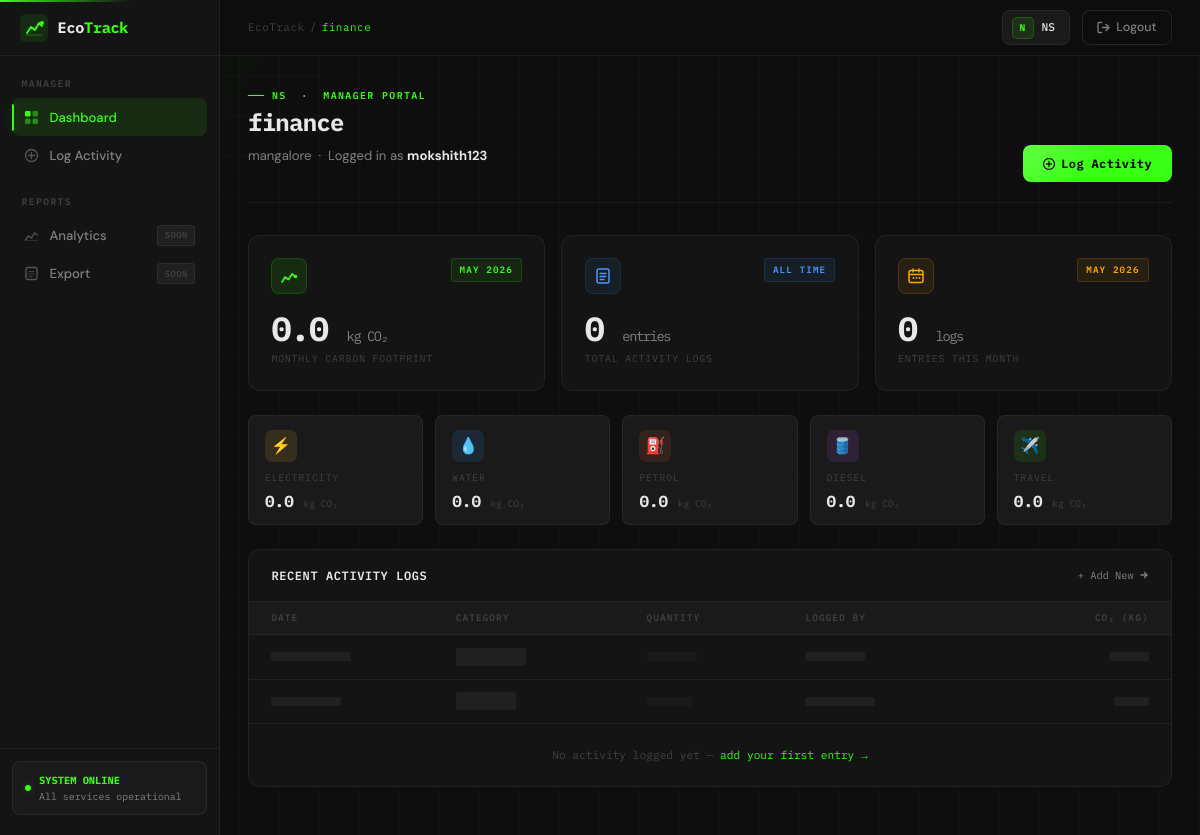
/manager/dashboard/ (signed in), run on an earlier commit of the app's database.
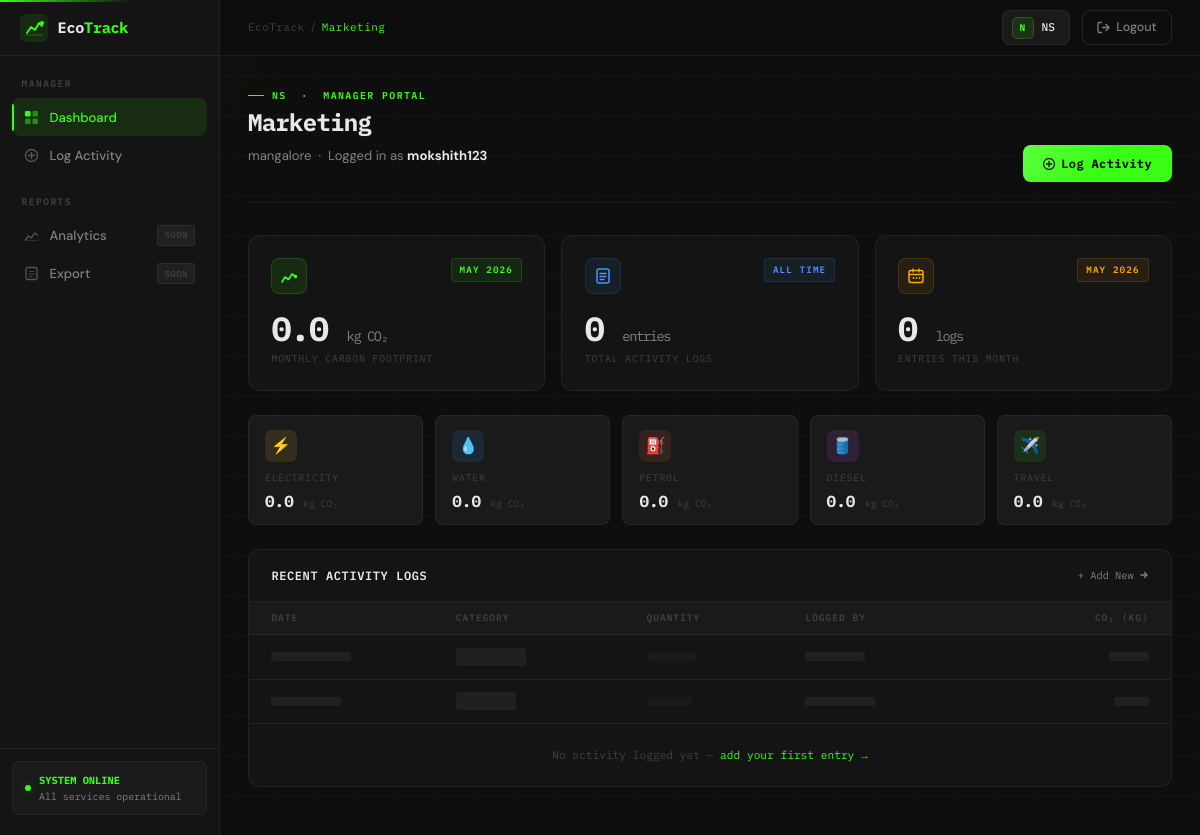
And on a later commit of the database.
### core/models.py (models this page shows)
class Department(models.Model):
    name = models.CharField(max_length=100)
    location = models.CharField(max_length=255)
    organization = models.ForeignKey('Organization', on_delete=models.CASCADE)
    managed_by = models.OneToOneField(User, on_delete=models.CASCADE, null=True, blank=True)
    created_at = models.DateTimeField(auto_now_add=True)

### core/views.py (the view)
# urls.py: path('manager/dashboard/',    views.manager_dashboard, name='manager_dashboard'),
@login_required
def manager_dashboard(request):
    dept = Department.objects.filter(managed_by=request.user).first()
    if not dept:
        return redirect('dashboard')
    org_name = dept.organization.name if dept.organization else "EcoTrack"
    all_logs = ActivityLog.objects.filter(department=dept)
    now               = timezone.now()
    monthly_logs      = all_logs.filter(
        activity_date__year  = now.year,
        activity_date__month = now.month,
    )
    monthly_emissions = monthly_logs.aggregate(
        total=Sum('emissions_amount')
    )['total'] or 0.0
    categories = ['Electricity', 'Water', 'Petrol', 'Diesel', 'Travel']
    category_totals = {}
    for cat in categories:
        cat_total = monthly_logs.filter(category=cat).aggregate(
            total=Sum('emissions_amount')
        )['total'] or 0.0
        category_totals[cat] = round(cat_total, 2)
    recent_logs = all_logs[:10]
    return render(request, 'manager/dashboard.html', {
        'dept':              dept,
        'org_name':          org_name,
        'manager_name':      request.user.username,
        'monthly_emissions': round(monthly_emissions, 2),
        'log_count':         all_logs.count(),
        'monthly_count':     monthly_logs.count(),
        'category_totals':   category_totals,
        'recent_logs':       recent_logs,
        'current_month':     now.strftime('%B %Y'),
    })

### core/templates/manager/dashboard.html (shortened to what the changed rows need)
﻿{% extends 'manager/base_manager.html' %}
{% block breadcrumb %}{{ dept.name }}{% endblock %}
{% block content %}
<div class="page-header anim-fade-up">
    <div>
        <div class="page-eyebrow">{{ org_name }} &nbsp;·&nbsp; Manager Portal</div>
        <h1 class="page-title">{{ dept.name }}</h1>
        <p class="page-subtitle">
            {{ dept.location }} &nbsp;·&nbsp; Logged in as
            <strong style="color:var(--text);">{{ manager_name }}</strong>
        </p>
    </div>
</div>
<div class="admin-card anim-fade-up anim-delay-3">
    <table class="act-table">
        <thead>
            <tr>
                <th class="act-th">Date</th>
                <th class="act-th">Category</th>
                <th class="act-th">Quantity</th>
                <th class="act-th">Logged By</th>
                <th class="act-th" style="text-align:right;padding-right:1.4rem;">CO₂ (kg)</th>
            </tr>
        </thead>
    </table>
</div>
{% endblock %}

What changed in the data, as far as the page shows it:
changed Department "mangalore": name "finance" → "Marketing"
